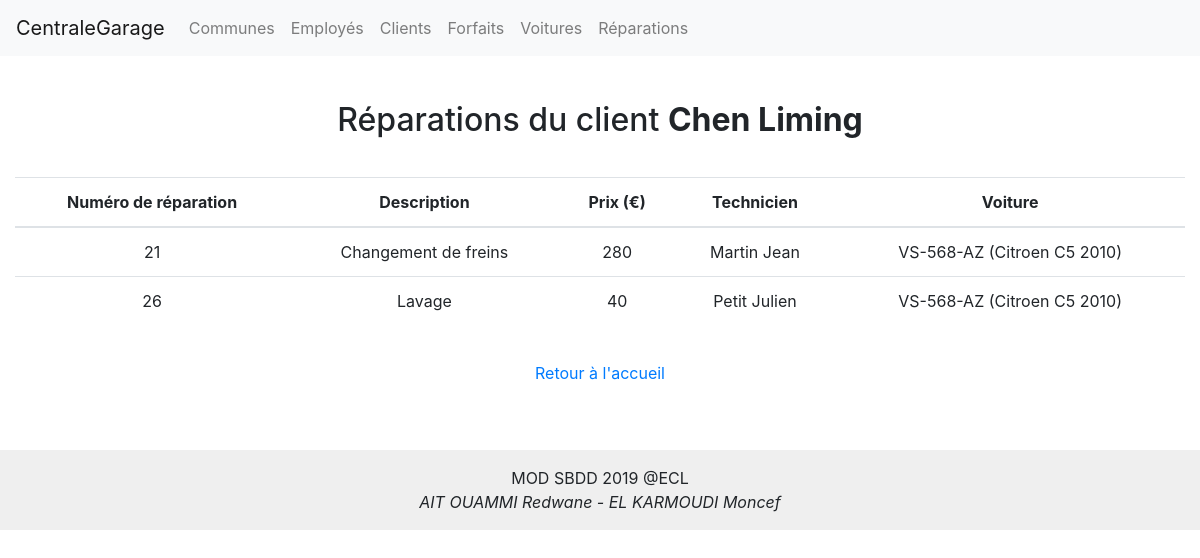
The app's page /index.php?consulter=client&action=afficheReparations&id=18 with its own data.
### tables this page shows
CREATE TABLE `client` (
  `idclient` int(11) NOT NULL,
  `nom` varchar(45) NOT NULL,
  `prenom` varchar(45) NOT NULL,
  `commune` int(11) NOT NULL,
  `responsable` int(11) NOT NULL
);

CREATE TABLE `reparation` (
  `idreparation` int(11) NOT NULL,
  `description` varchar(255) NOT NULL,
  `prix` int(11) NOT NULL,
  `technicien` int(11) NOT NULL,
  `voiture` int(11) NOT NULL
);

CREATE TABLE `employe` (
  `idemploye` int(11) NOT NULL,
  `nom` varchar(45) NOT NULL,
  `prenom` varchar(45) NOT NULL,
  `nbreparations` int(11) NOT NULL DEFAULT '0'
);

CREATE TABLE `voiture` (
  `idvoiture` int(11) NOT NULL,
  `immatriculation` varchar(20) NOT NULL,
  `marque` varchar(45) NOT NULL,
  `type` varchar(45) NOT NULL,
  `annee` int(11) NOT NULL,
  `kilometres` int(11) NOT NULL,
  `datearrivee` datetime NOT NULL DEFAULT CURRENT_TIMESTAMP,
  `proprietaire` int(11) NOT NULL
);

### controller/controllerConsulter.php (called while the page is built, shortened)
<?php
function afficherReparationsClient($idClient)
{
    $client = getClient($idClient);
    $reparations = getReparationsByClient($idClient);
    require('view/consulter/reparationsClient.php');
}
?>

### model/modelClient.php (called while the page is built, shortened)
<?php
function getClient($id)
{
    $db = dbConnect();
    $req = $db->prepare('SELECT * FROM client WHERE idclient = ?');
	$req->execute(array($id));
	$client = $req->fetch();
    return $client;
}
?>

### model/modelReparation.php (called while the page is built, shortened)
<?php
function getReparationsByClient($id)
{
    $db = dbConnect();
    $req = $db->prepare('SELECT r.idreparation AS idreparation, r.description AS description, r.prix AS prix,
    r.technicien AS technicien, r.voiture AS voiture, e.nom AS nomtechnicien, e.prenom AS prenomtechnicien,
    v.immatriculation AS immatriculation, v.marque AS marque, v.type AS type, v.annee AS annee
    FROM reparation r INNER JOIN employe e ON r.technicien = e.idemploye
    INNER JOIN voiture v ON r.voiture = v.idvoiture WHERE v.proprietaire = ?');
    $req->execute(array($id));
    return $req;
}
?>

### view/consulter/reparationsClient.php (the view, shortened to what this page needs)
<?php require('view/header.php'); ?>
<h2>Réparations du client <strong><?php echo htmlspecialchars($client['nom']) . ' ' . htmlspecialchars($client['prenom']); ?></strong></h2>
<section>
	<table class="table">
		<thead>
			<tr>
				<th>Numéro de réparation</th>
				<th>Description</th>
				<th>Prix (€)</th>
				<th>Technicien</th>
				<th>Voiture</th>
			</tr>
		</thead>
		<?php
		while ($reparation = $reparations->fetch())
		{
		?>
			<tr>
				<td><?php echo $reparation['idreparation']; ?></td>
				<td><?php echo htmlspecialchars($reparation['description']); ?></td>
				<td><?php echo $reparation['prix']; ?></td>
				<td><?php echo htmlspecialchars($reparation['nomtechnicien']) . ' ' . htmlspecialchars($reparation['prenomtechnicien']); ?></td>
				<td><?php echo htmlspecialchars($reparation['immatriculation']) . ' (' . htmlspecialchars($reparation['marque']) . ' ' . htmlspecialchars($reparation['type']) . ' ' . $reparation['annee'] . ')'; ?></td>
			</tr>
		<?php
		}
		?>
	</table>
	<div style="padding: 20px">
		<a href="index.php">Retour à l'accueil</a>
	</div>
</section>
<?php require('view/footer.php'); ?>

### public/style.css (style rules this page uses)
body { text-align: center; }
table { margin: 0px auto; }
h1, h2 { padding: 15px; }
section { padding: 15px; }

### records on screen
client: nom "Chen", prenom "Liming"
reparation: idreparation "21", description "Changement de freins", prix "280", technicien.nom "Martin", technicien.prenom "Jean", voiture.immatriculation "VS-568-AZ", voiture.marque "Citroen", voiture.type "C5", voiture.annee "2010"
reparation: idreparation "26", description "Lavage", prix "40", technicien.nom "Petit", technicien.prenom "Julien", voiture.immatriculation "VS-568-AZ", voiture.marque "Citroen", voiture.type "C5", voiture.annee "2010"
